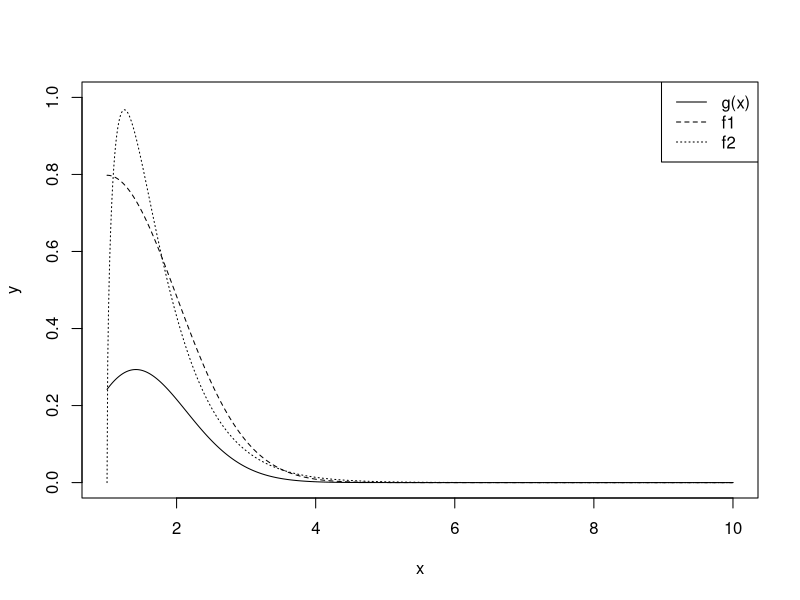
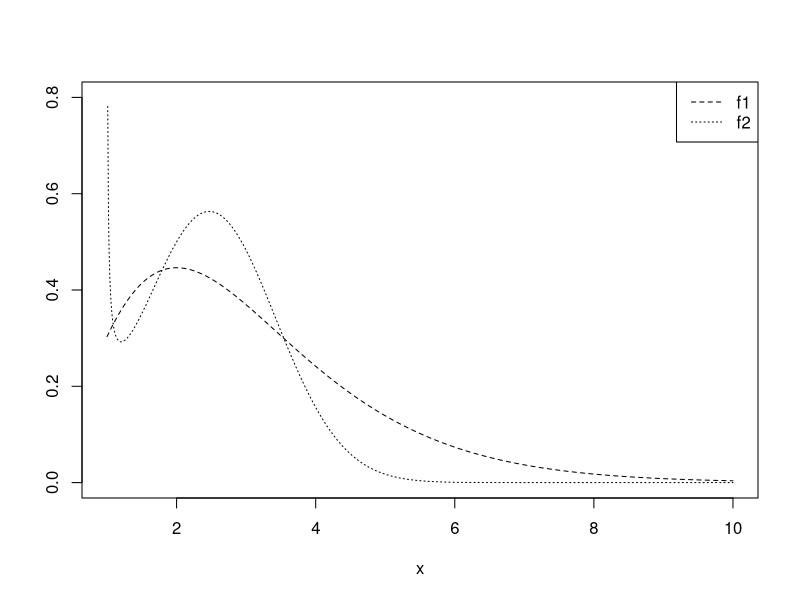

Source code (R) for these figures, in order: (Note: a time limit stopped this script after it produced the figures.)
## ---- chunk 1
knitr::opts_chunk$set(echo = TRUE)
## ---- chunk 2
pBETA <- function(x, a, b, m = 10000){
  u <- rgamma(m, a, 1)
  v <- rgamma(m, b, 1)
  y <- u/(u + v)
  return(mean(y<=x))
}
x <- seq(0.1, 0.9, 0.1)
k <- length(x)
p <- numeric(k)
for (i in 1:k) {
  p[i] <- pBETA(x[i], 3, 3)
}
phi <- pbeta(x, 3, 3)
round(rbind(x, phi, p), 3)
## ---- chunk 3
Ray1 <- function(n, sigma){
  u <- runif(n)
  return(sigma * sqrt(-2 * log(u)))
}
Ray2 <- function(n, sigma){
  u <- runif(n/2)
  x1 <- sigma * sqrt(-2 * log(u))
  x2 <- sigma * sqrt(-2 * log(1-u))
  return(c(x1,x2))
}
m <- 10000
sigma <- 1
r1 <- replicate(1000, mean(Ray1(2, sigma)))
r2 <- replicate(1000, mean(Ray2(2, sigma)))
var(r1)
var(r2)
## ---- chunk 4
100 * (var(r1)-var(r2))/var(r1)
## ---- chunk 5
x <- seq(1, 10, 0.01)
y <- x^2 * exp(-x^2/2)/sqrt(2*pi)
plot(x, y, type = "l", ylim = c(0, 1))
lines(x, 2*dnorm(x,1), lty = 2)
lines(x, dgamma(x-1, 3/2, 2), lty = 3)
legend("topright", legend = c("g(x)","f1","f2"), lty = 1:3)
## ---- chunk 6
plot(x, y/(2 * dnorm(x, 1)), type = "l", lty =2, ylim = c(0,0.8), ylab = "")
lines(x, y/(dgamma(x-1, 3/2, 2)), lty = 3)
legend("topright", legend = c("f1", "f2"), lty = 2:3)
## ---- chunk 7
fast_sort <- function(x){
  if(length(x)<=1){
    return(x)
  }
  index <- sample(1:length(x), 1)
  pivot <- x[index]
  left <- x[x < pivot]
  right <- x[x > pivot]
  equal <- x[x == pivot]
  c(fast_sort(left), equal, fast_sort(right))
}
## ---- chunk 8
mc1 <- function(n, m=100){
  times <- numeric(m)
  for (i in 1:m) {
    x <- sample(n)
    start_time <- proc.time()
    sorted_vec <- fast_sort(x)
    end_time <- proc.time()
    times[i] <- end_time["elapsed"] - start_time["elapsed"]
  }
  mean(times)
}
## ---- chunk 9
n <- c(10^4, 2*10^4, 4*10^4, 6*10^4, 8*10^4)
a_n <- numeric(length(n))
t_n <- numeric(length(n))
for (i in seq_along(n)) {
  a_n[i] <- mc1(n[i])
  t_n[i] <- n[i] * log(n[i])
}
## ---- chunk 10
lm1 <- lm(a_n ~ t_n)
plot(t_n, a_n, pch=19, col="blue",
  xlab="t_n = n*log(n)",
  ylab=" 平均计算时间 (a_n)",
  main=" 蒙特卡洛实验：快速排序性能分析 ")
abline(lm1, col="red")
